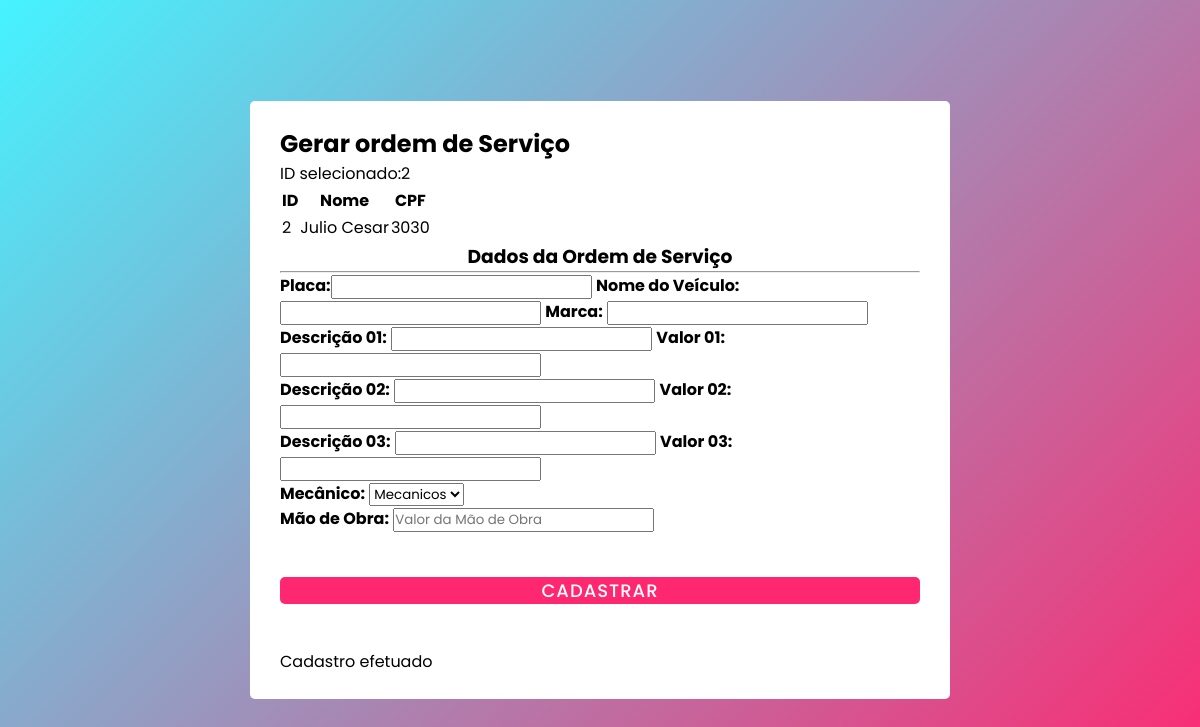
/cad_os.php?id=2, run on the app's committed database.
### tables this page shows
CREATE TABLE `cliente` (
  `id` int(11) NOT NULL,
  `nome` varchar(50) NOT NULL,
  `cpf` varchar(15) NOT NULL,
  `email` varchar(50) NOT NULL,
  `endereco` varchar(50) NOT NULL,
  `bairro` varchar(50) NOT NULL,
  `telefone` varchar(20) NOT NULL
);

### cad_os.php (the view, shortened to what this page needs)
<!DOCTYPE html>
<html lang="en">
<head>
    <link rel="stylesheet" href="css/style3.css">
</head>
<body>
<div class="container">
   <h2 class="titulo">Gerar ordem de Serviço</h2>
   <div class="row">
       <div class="col s12">
       <table>
           <thead>
              <th>ID</th>
              <th>Nome</th>
              <th>CPF</th>
           </thead>
       <?php
            include './conexao.php';
            $id_pesquisa = @$_GET['id'];
            echo "ID selecionado:" , $id_pesquisa,"<br>";
            $sql = "SELECT * FROM cliente WHERE id='$id_pesquisa'";
            $restultado = mysqli_query($con, $sql);
            while ($dados = mysqli_fetch_array($restultado)) {
                $imprimir_nome=$dados["nome"];
                $imprimir_cpf=$dados["cpf"];
           echo'
           <tbody><tr>
              <td>  '.$dados['id'].'</td>
              <td> '.$tabela_nome=$imprimir_nome.'</td>
              <td> '.$tabela_cpf=$imprimir_cpf.'</td>
              </tr>
           </tbody>
           </table>
         ';
          }
echo '
     <center><h3>Dados da Ordem de Serviço</h3></center>
     <hr>
    <div class="box">
       <form action="cad_os.php" method="post">
               <div class="inputs">
                <b>Placa:</b><input type="text" name="placa">
                <b>Nome do Veículo:</b>   <input type="text" name="nome_veiculo">
                <b>Marca:</b>
                <input type="text" name="marca">
                </div>
                   <div>
                   <b>Descrição 01:</b>
                   <input type="text" name="descricao01">
                   <b>Valor 01:</b>
                   <input type="text" name="valor01">
                </div>
                <div>
                <b>Descrição 02:</b>
                <input type="text" name="descricao02">
                   <b>Valor 02:</b>
                   <input type="text" name="valor02">
                 </div>
               <div>
               <b>Descrição 03:</b>
               <input type="text" name="descricao03">
               <b>Valor 03:</b>
               <input type="text" name="valor03">
                </div>
                <div>
                    <b>Mecânico:</b>
                    <select name="mecanico">
                    <option value="#">Mecanicos</option>
                        <option value="Carlos">Carlos</option>
                        <option value="Nicolas">Nicolas</option>
                        <option value="Leonardo">Leonardo</option>
                    </select>
                </div>
                <div>
                    <b>Mão de Obra:</b> <input type="text" id="tudo" placeholder="Valor da Mão de Obra" name="valor_mao_obra">
                </div>
             <button class="button"  type="submit" name="action">CADASTRAR
                   </button>
           </div>
       </form>
    </div>
';
include './conexao.php';
           $placa        = @$dados['placa'];
           $nome_veiculo = @$dados['nome_veiculo'];
           $marca        = @$dados['marca'];
           $descricao01=   @$dados['descricao01'];
           $valor01=@$dados['valor01'];
           $descricao02=@$dados['descricao01'];
           $valor02=@$dados['valor02'];
           $descricao03=@$dados['descricao03'];
           $mecanico=@$dados['mecanico'];
           $valor_mao_obra=@$dados['valor_mao_obra'];
           $inserir = $con -> query("INSERT INTO ordem_servico VALUES
(0,'$imprimir_nome','$imprimir_cpf','$placa','$nome_veiculo','$marca','$descricao01','$valor01',
'$descricao02','$valor02','$descricao03',$'valor03','$mecanico','$valor_mao_obra')");
           if($inserir){
               echo "Cadastro efetuado";
           }else{
           }
         ?>
        </div>
</body>
</html>

### css/style3.css (style rules this page uses)
* { margin: 0; padding: 0; box-sizing: border-box; font-family: 'Poppins',sans-serif; }
body { display: flex; height: 100vh; justify-content: center; align-items: center; background: linear-gradient(135deg,#45f3ff,#ff2770); }
.container { max-width: 700px; width: 100%; background: #fff; padding: 25px 30px; border-radius: 5px; }
.button { height: 60px; margin: 45px 0; }
.button { height: 100%; width: 100%; outline: none; color: #fff; border: none; font-size: 18px; font-weight: 500; border-radius: 5px; letter-spacing: 1px; background: #ff2770; }

### data on the page
cliente: id "2", nome "Julio Cesar", cpf "3030"
